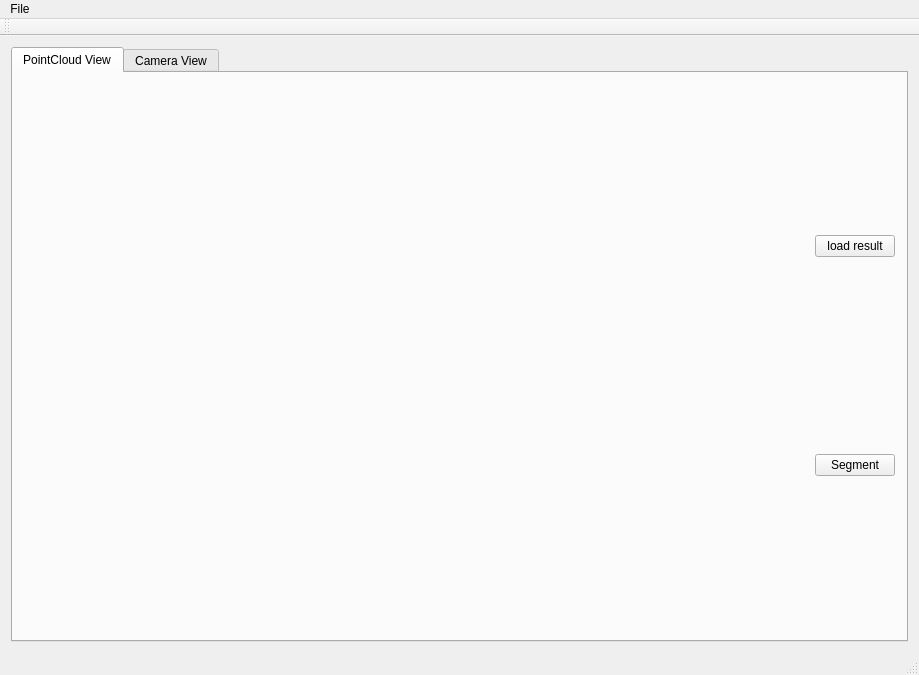
<?xml version="1.0" encoding="UTF-8"?>
<ui version="4.0">
 <class>MainWindow</class>
 <widget class="QMainWindow" name="MainWindow">
  <property name="geometry">
   <rect>
    <x>0</x>
    <y>0</y>
    <width>919</width>
    <height>675</height>
   </rect>
  </property>
  <property name="windowTitle">
   <string>MainWindow</string>
  </property>
  <widget class="QWidget" name="centralWidget">
   <layout class="QHBoxLayout" name="horizontalLayout_3">
    <item>
     <widget class="QTabWidget" name="tabWidget">
      <property name="currentIndex">
       <number>0</number>
      </property>
      <widget class="QWidget" name="pcd_tab">
       <attribute name="title">
        <string>PointCloud View</string>
       </attribute>
       <layout class="QHBoxLayout" name="horizontalLayout_2">
        <item>
         <layout class="QHBoxLayout" name="horizontalLayout">
          <item>
           <widget class="QVTKWidget" name="widget" native="true">
            <property name="sizePolicy">
             <sizepolicy hsizetype="MinimumExpanding" vsizetype="MinimumExpanding">
              <horstretch>0</horstretch>
              <verstretch>0</verstretch>
             </sizepolicy>
            </property>
           </widget>
          </item>
          <item>
           <layout class="QVBoxLayout" name="verticalLayout_2">
            <item>
             <widget class="QPushButton" name="pushButton">
              <property name="sizePolicy">
               <sizepolicy hsizetype="Fixed" vsizetype="Fixed">
                <horstretch>0</horstretch>
                <verstretch>0</verstretch>
               </sizepolicy>
              </property>
              <property name="text">
               <string>load result</string>
              </property>
             </widget>
            </item>
            <item>
             <spacer name="verticalSpacer_3">
              <property name="orientation">
               <enum>Qt::Vertical</enum>
              </property>
              <property name="sizeType">
               <enum>QSizePolicy::Fixed</enum>
              </property>
              <property name="sizeHint" stdset="0">
               <size>
                <width>20</width>
                <height>40</height>
               </size>
              </property>
             </spacer>
            </item>
            <item>
             <widget class="QPushButton" name="segButton_2">
              <property name="text">
               <string>Segment</string>
              </property>
             </widget>
            </item>
           </layout>
          </item>
         </layout>
        </item>
       </layout>
      </widget>
      <widget class="QWidget" name="camera_tab">
       <attribute name="title">
        <string>Camera View</string>
       </attribute>
       <widget class="QWidget" name="layoutWidget">
        <property name="geometry">
         <rect>
          <x>10</x>
          <y>20</y>
          <width>731</width>
          <height>541</height>
         </rect>
        </property>
        <layout class="QVBoxLayout" name="verticalLayout_camera">
         <property name="sizeConstraint">
          <enum>QLayout::SetMaximumSize</enum>
         </property>
        </layout>
       </widget>
       <widget class="QWidget" name="layoutWidget">
        <property name="geometry">
         <rect>
          <x>771</x>
          <y>22</y>
          <width>82</width>
          <height>181</height>
         </rect>
        </property>
        <layout class="QVBoxLayout" name="verticalLayout">
         <item>
          <widget class="QPushButton" name="saveButton">
           <property name="text">
            <string>save</string>
           </property>
          </widget>
         </item>
         <item>
          <spacer name="verticalSpacer">
           <property name="orientation">
            <enum>Qt::Vertical</enum>
           </property>
           <property name="sizeHint" stdset="0">
            <size>
             <width>20</width>
             <height>40</height>
            </size>
           </property>
          </spacer>
         </item>
         <item>
          <widget class="QPushButton" name="predictButton">
           <property name="text">
            <string>Segment</string>
           </property>
          </widget>
         </item>
         <item>
          <spacer name="verticalSpacer_2">
           <property name="orientation">
            <enum>Qt::Vertical</enum>
           </property>
           <property name="sizeHint" stdset="0">
            <size>
             <width>20</width>
             <height>40</height>
            </size>
           </property>
          </spacer>
         </item>
         <item>
          <widget class="QPushButton" name="resetButton">
           <property name="text">
            <string>reset</string>
           </property>
          </widget>
         </item>
        </layout>
       </widget>
      </widget>
     </widget>
    </item>
   </layout>
  </widget>
  <widget class="QMenuBar" name="menuBar">
   <property name="geometry">
    <rect>
     <x>0</x>
     <y>0</y>
     <width>919</width>
     <height>22</height>
    </rect>
   </property>
   <widget class="QMenu" name="menuFile">
    <property name="title">
     <string>File</string>
    </property>
    <addaction name="actionOpen"/>
    <addaction name="actionReset"/>
    <addaction name="actionload"/>
   </widget>
   <addaction name="menuFile"/>
  </widget>
  <widget class="QToolBar" name="mainToolBar">
   <attribute name="toolBarArea">
    <enum>TopToolBarArea</enum>
   </attribute>
   <attribute name="toolBarBreak">
    <bool>false</bool>
   </attribute>
  </widget>
  <widget class="QStatusBar" name="statusBar"/>
  <action name="actionOpen">
   <property name="text">
    <string>Open</string>
   </property>
  </action>
  <action name="actionReset">
   <property name="text">
    <string>Reset</string>
   </property>
  </action>
  <action name="actionload">
   <property name="text">
    <string>load</string>
   </property>
  </action>
 </widget>
 <layoutdefault spacing="6" margin="11"/>
 <customwidgets>
  <customwidget>
   <class>QVTKWidget</class>
   <extends>QWidget</extends>
   <header>QVTKWidget.h</header>
   <container>1</container>
  </customwidget>
 </customwidgets>
 <resources/>
 <connections/>
</ui>
